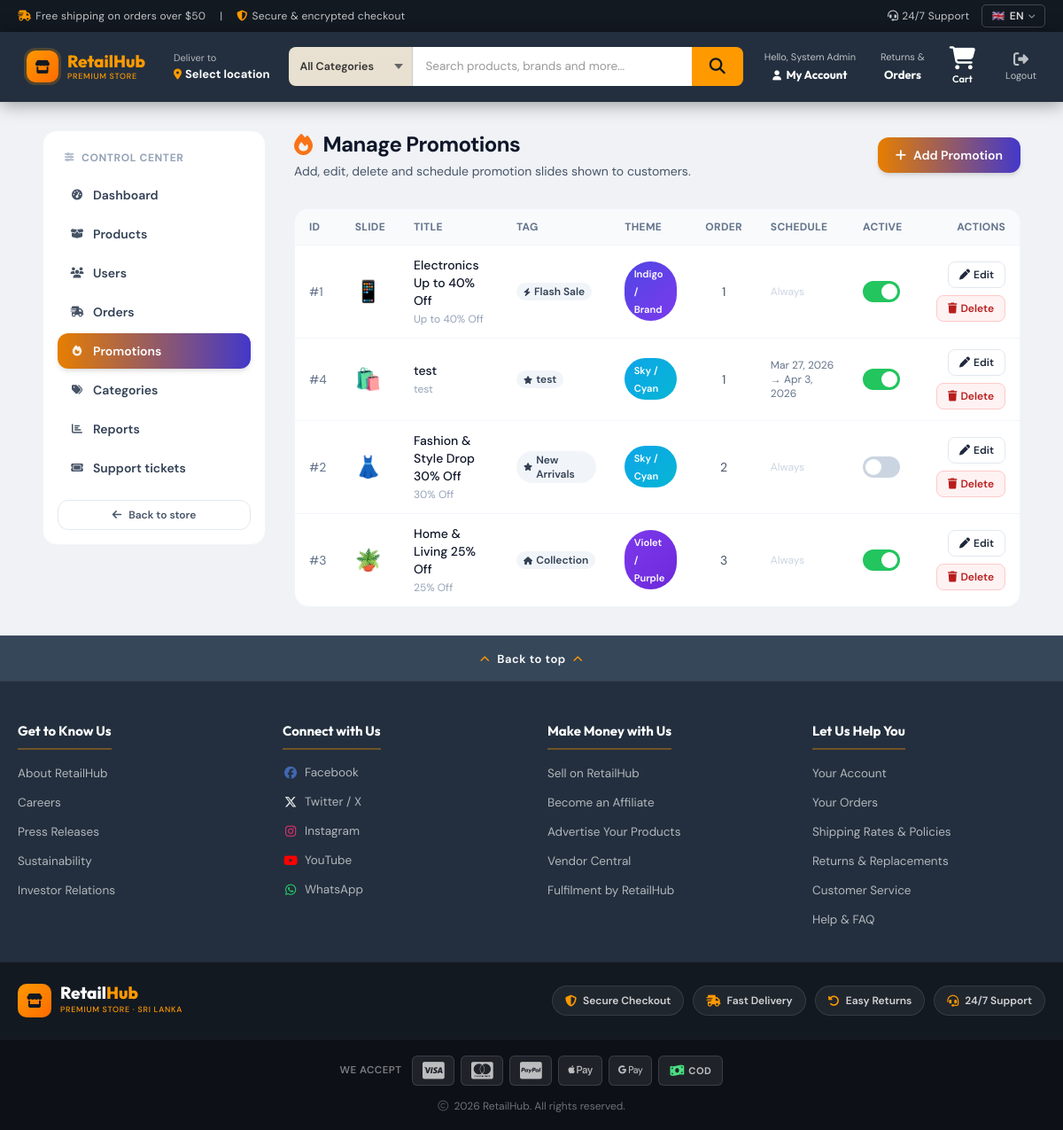
/index.php?page=admin-promotions (signed in), run on the app's committed database.
### tables this page shows
CREATE TABLE `promotions` (
  `id` int(10) UNSIGNED NOT NULL,
  `title` varchar(120) NOT NULL,
  `tag_label` varchar(60) NOT NULL,
  `tag_icon` varchar(80) NOT NULL DEFAULT 'fa-solid fa-bolt',
  `emoji` varchar(8) NOT NULL DEFAULT '?️',
  `discount_text` varchar(80) NOT NULL,
  `btn_label` varchar(60) NOT NULL DEFAULT 'Shop Now',
  `btn_icon` varchar(80) NOT NULL DEFAULT 'fa-solid fa-bag-shopping',
  `link_url` varchar(255) NOT NULL DEFAULT '#',
  `slide_theme` varchar(30) NOT NULL DEFAULT 'theme-1',
  `sort_order` tinyint(3) UNSIGNED NOT NULL DEFAULT 0,
  `is_active` tinyint(1) NOT NULL DEFAULT 1,
  `starts_at` datetime DEFAULT NULL,
  `ends_at` datetime DEFAULT NULL,
  `created_at` datetime NOT NULL DEFAULT current_timestamp(),
  `updated_at` datetime NOT NULL DEFAULT current_timestamp() ON UPDATE current_timestamp()
);

### public/index.php (called while the page is built, shortened)
<?php
$page = $_GET['page'] ?? 'home';
$result = ['view' => 'home', 'data' => []];
switch ($page) {
    case 'admin-promotions':
        $result = (new AdminController())->promotions();
        break;
}
$data = $result['data'];
extract($data);
include __DIR__ . '/../views/layouts/header.php';
include __DIR__ . '/../views/' . $result['view'] . '.php';
include __DIR__ . '/../views/layouts/footer.php';

### views/admin/promotions.php (the view, shortened to what this page needs)
<?php
$db = Database::connection();
$promotions = $db->query("SELECT * FROM promotions ORDER BY sort_order ASC, id ASC")->fetchAll(PDO::FETCH_ASSOC);
$themes = [
    'theme-1' => 'Indigo / Brand',
    'theme-2' => 'Sky / Cyan',
    'theme-3' => 'Violet / Purple',
    'theme-4' => 'Emerald / Teal',
    'theme-5' => 'Amber / Orange',
];
?>
<div class="grid gap-8 lg:grid-cols-12 my-8 mx-12">
    <?php include __DIR__ . '/partials/nav.php'; ?>
    <div class="lg:col-span-9 xl:col-span-9">
        <div class="flex flex-col gap-4 sm:flex-row sm:items-center sm:justify-between">
            <div>
                <h1 class="inline-flex items-center gap-3 text-2xl font-bold tracking-tight text-slate-900">
                    <i class="fa-solid fa-fire text-orange-500" aria-hidden="true"></i>Manage Promotions
                </h1>
                <p class="mt-1 text-sm text-slate-600">Add, edit, delete and schedule promotion slides shown to
                    customers.</p>
            </div>
            <button onclick="openAddModal()"
                class="inline-flex items-center justify-center gap-2 rounded-xl bg-gradient-to-r from-brand-600 to-indigo-700 px-5 py-2.5 text-sm font-semibold text-white shadow-md hover:from-brand-700 hover:to-indigo-800">
                <i class="fa-solid fa-plus" aria-hidden="true"></i>Add Promotion
            </button>
        </div>
        <div class="mt-8 overflow-hidden rounded-2xl border border-slate-100 bg-white shadow-soft">
            <div class="overflow-x-auto">
                <?php if (empty($promotions)): ?>
                    <div class="flex flex-col items-center justify-center gap-3 py-16 text-slate-400">
                        <i class="fa-solid fa-fire-flame-simple text-4xl"></i>
                        <p class="text-sm">No promotions yet. Click <strong>Add Promotion</strong> to create your first
                            slide.</p>
                    </div>
                <?php else: ?>
                    <table class="min-w-full divide-y divide-slate-100 text-sm">
                        <thead class="bg-slate-50 text-left text-xs font-semibold uppercase tracking-wide text-slate-500">
                            <tr>
                                <th class="px-4 py-3">ID</th>
                                <th class="px-4 py-3">Slide</th>
                                <th class="px-4 py-3">Title</th>
                                <th class="px-4 py-3">Tag</th>
                                <th class="px-4 py-3">Theme</th>
                                <th class="px-4 py-3">Order</th>
                                <th class="px-4 py-3">Schedule</th>
                                <th class="px-4 py-3">Active</th>
                                <th class="px-4 py-3 text-right">Actions</th>
                            </tr>
                        </thead>
                        <tbody class="divide-y divide-slate-100">
                            <?php foreach ($promotions as $p): ?>
                                <tr class="align-middle">
                                    <td class="px-4 py-3 text-slate-500">#<?= (int) $p['id'] ?></td>
                                    <td class="px-4 py-3 text-2xl"><?= htmlspecialchars($p['emoji']) ?></td>
                                    <td class="px-4 py-3">
                                        <span class="font-medium text-slate-900"><?= htmlspecialchars($p['title']) ?></span><br>
                                        <span class="text-xs text-slate-400"><?= htmlspecialchars($p['discount_text']) ?></span>
                                    </td>
                                    <td class="px-4 py-3">
                                        <span
                                            class="inline-flex items-center gap-1 rounded-full bg-slate-100 px-2 py-0.5 text-xs font-semibold text-slate-700">
                                            <i class="<?= htmlspecialchars($p['tag_icon']) ?>" style="font-size:9px;"></i>
                                            <?= htmlspecialchars($p['tag_label']) ?>
                                        </span>
                                    </td>
                                    <td class="px-4 py-3">
                                        <span class="slide-pill <?= htmlspecialchars($p['slide_theme']) ?>">
                                            <?= htmlspecialchars($themes[$p['slide_theme']] ?? $p['slide_theme']) ?>
                                        </span>
                                    </td>
                                    <td class="px-4 py-3 text-center text-slate-600"><?= (int) $p['sort_order'] ?></td>
                                    <td class="px-4 py-3 text-xs text-slate-500">
                                        <?php if ($p['starts_at'] || $p['ends_at']): ?>
                                            <?= $p['starts_at'] ? date('M j, Y', strtotime($p['starts_at'])) : '—' ?>
                                            &rarr; <?= $p['ends_at'] ? date('M j, Y', strtotime($p['ends_at'])) : '∞' ?>
                                        <?php else: ?>
                                            <span class="text-slate-300">Always</span>
                                        <?php endif; ?>
                                    </td>
                                    <td class="px-4 py-3">
                                        <form method="POST" action="index.php?page=admin-promotions" style="display:inline;">
                                            <label class="toggle-switch" title="Toggle active">
                                                <span class="toggle-slider"></span>
                                            </label>
                                        </form>
                                    </td>
                                    <td class="px-4 py-3 text-right">
                                        <div class="flex flex-wrap items-center justify-end gap-2">
                                            <a href="#"
                                                onclick="openEditModal(<?= htmlspecialchars(json_encode($p)) ?>); return false;"
                                                class="inline-flex items-center gap-1 rounded-lg border border-slate-200 px-3 py-1.5 text-xs font-semibold text-slate-800 hover:border-brand-300 hover:bg-brand-50">
                                                <i class="fa-solid fa-pen" aria-hidden="true"></i>Edit
                                            </a>
                                            <form method="POST" action="index.php?page=admin-promotions" class="inline"
                                                onsubmit="return confirm('Delete this promotion?');">
                                                <button type="submit"
                                                    class="inline-flex items-center gap-1 rounded-lg border border-red-200 bg-red-50 px-3 py-1.5 text-xs font-semibold text-red-700 hover:bg-red-100">
                                                    <i class="fa-solid fa-trash" aria-hidden="true"></i>Delete
                                                </button>
                                            </form>
                                        </div>
                                    </td>
                                </tr>
                            <?php endforeach; ?>
                        </tbody>
                    </table>
                <?php endif; ?>
            </div>
        </div>
    </div>
</div>

### views/layouts/header.php (style rules this page uses)
:root { --navy-deep: #131921; --navy-mid: #232f3e; --navy-light: #37475a; --gold: #ff9900; }
*, *::before, *::after { box-sizing: border-box; }
body { font-family: 'DM Sans', 'Noto Sans Sinhala', 'Noto Sans Tamil', system-ui, sans-serif; background: #f0f2f5; margin: 0; }

### views/admin/promotions.php (style rules this page uses)
.toggle-switch { position: relative; display: inline-block; width: 42px; height: 24px; }
.toggle-slider { position: absolute; cursor: pointer; inset: 0; background: #cbd5e1; border-radius: 999px; transition: .3s; }
.toggle-slider::before { content: ''; position: absolute; width: 18px; height: 18px; left: 3px; bottom: 3px; background: #fff; border-radius: 50%; transition: .3s; }
.toggle-switch input:checked+.toggle-slider { background: #22c55e; }
.toggle-switch input:checked+.toggle-slider::before { transform: translateX(18px); }
.slide-pill { display: inline-flex; align-items: center; gap: .4rem; padding: .2rem .65rem; border-radius: 999px; font-size: .7rem; font-weight: 600; color: #fff; }
.slide-pill.theme-1 { background: linear-gradient(135deg, #4f46e5, #7c3aed); }
.slide-pill.theme-2 { background: linear-gradient(135deg, #0ea5e9, #06b6d4); }
.slide-pill.theme-3 { background: linear-gradient(135deg, #7c3aed, #6d28d9); }

### views/layouts/footer.php (style rules this page uses)
:root { --navy-deep: #131921; --navy-mid: #232f3e; --navy-light: #37475a; --gold: #ff9900; }

### data on the page
promotions: id "1", emoji "📱", title "Electronics Up to 40% Off", discount_text "Up to 40% Off", tag_label "Flash Sale", slide_theme "Indigo / Brand", sort_order "1", shows "Always"
promotions: id "4", emoji "🛍️", title "test", discount_text "test", tag_label "test", slide_theme "Sky / Cyan", sort_order "1", starts_at "Mar 27, 2026", ends_at "Apr 3, 2026"
promotions: id "2", emoji "👗", title "Fashion & Style Drop 30% Off", discount_text "30% Off", tag_label "New Arrivals", slide_theme "Sky / Cyan", sort_order "2", shows "Always"
promotions: id "3", emoji "🪴", title "Home & Living 25% Off", discount_text "25% Off", tag_label "Collection", slide_theme "Violet / Purple", sort_order "3", shows "Always"

### other printed values
$_['free_shipping'] "Free shipping on orders over $50"
$_['secure'] "Secure & encrypted checkout"
$_['support'] "24/7 Support"
$flags[$lang] "🇬🇧"
$labels[$lang] "EN"
$_['premium_store'] "PREMIUM STORE"
$_['deliver_to'] "Deliver to"
$_['select_location'] "Select location"
$_['hello'] "Hello,"
currentUser()['full_name'] "System Admin"
$_['my_account'] "My Account"
$_['returns'] "Returns &"
$_['orders'] "Orders"
$_['cart'] "Cart"
$_['logout'] "Logout"
